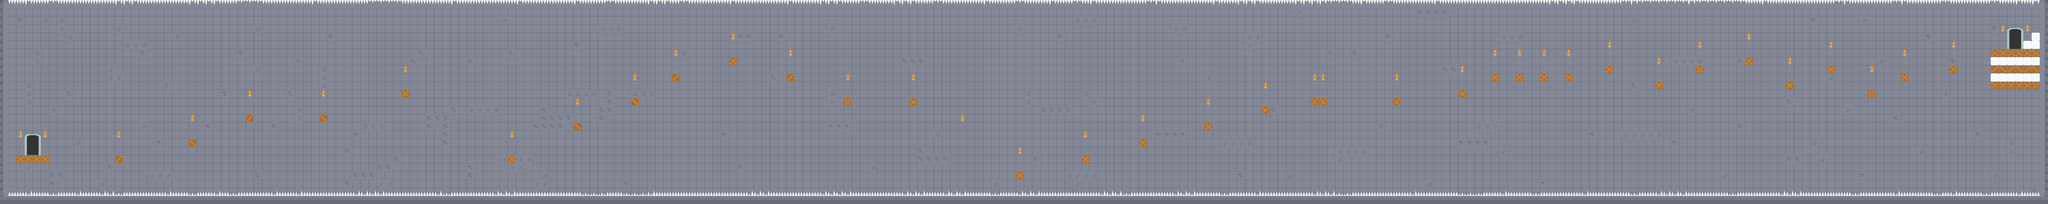

This game map was drawn from its Tiled (.tmx) file and the tilesets committed beside it. A one-line description and the trimmed map source follow:
An orthogonal 250x25 tile map with 32x32 px tiles, 5 tile layers (background, middleground1, middleground, middleground2, ...), 8 tilesets and 51 objects.

<map version="1.0" orientation="orthogonal" renderorder="left-up" width="250" height="25" tilewidth="32" tileheight="32" nextobjectid="57">
 <tileset firstgid="1" name="background" tilewidth="32" tileheight="32">
  <image source="../Platformer/Base/bg_castle.png" width="256" height="256" />
 </tileset>
 <tileset firstgid="65" name="tiles32" tilewidth="32" tileheight="32">
  <tile id="0">
   <image width="32" height="32" source="../Platformer/Base/Tiles32/darkHouse.png" />
  </tile>
  <tile id="1">
   <image width="32" height="32" source="../Platformer/Base/Tiles32/darkHouseBrick1.png" />
  </tile>
  <tile id="2">
   <image width="32" height="32" source="../Platformer/Base/Tiles32/darkHouseBrick2.png" />
  </tile>
  <tile id="3">
   <image width="32" height="32" source="../Platformer/Base/Tiles32/box.png" />
  </tile>
  <tile id="4">
   <image width="32" height="32" source="../Platformer/Base/Tiles32/box2.png" />
  </tile>
  <tile id="5">
   <image width="32" height="32" source="../Platformer/Base/Tiles32/brownbase.png" />
  </tile>
  <tile id="6">
   <image width="32" height="32" source="../Platformer/Base/Tiles32/flat spikes.png" />
  </tile>
  <tile id="7">
   <image width="32" height="32" source="../Platformer/Base/Tiles32/smallspikes.png" />
  </tile>
  <tile id="8">
   <image width="32" height="32" source="../Platformer/Base/Tiles32/unevenspikes.png" />
  </tile>
  <tile id="9">
   <image width="32" height="32" source="../Platformer/Base/Tiles32/torch.png" />
  </tile>
  <tile id="10">
   <image width="32" height="32" source="../Platformer/Base/Tiles32/saltblock.png" />
  </tile>
 </tileset>
 <tileset firstgid="76" name="botom" tilewidth="32" tileheight="32">
  <image source="../Platformer/Base/Tiles32/darkHouseTopLeft.png" width="64" height="64" />
 </tileset>
 <tileset firstgid="80" name="top" tilewidth="32" tileheight="32">
  <image source="../Platformer/Base/Tiles32/darkHouseBottomLeft.png" width="64" height="64" />
 </tileset>
 <tileset firstgid="84" name="top2" tilewidth="32" tileheight="32">
  <image source="../Platformer/Base/Tiles32/darkHouseBottomRight.png" width="64" height="64" />
 </tileset>
 <tileset firstgid="88" name="bot2" tilewidth="32" tileheight="32">
  <image source="../Platformer/Base/Tiles32/darkHouseTopRight.png" width="64" height="64" />
 </tileset>
 <tileset firstgid="92" name="door" tilewidth="32" tileheight="32">
  <image source="../Platformer/Base/Tiles32/doorbottom.png" width="64" height="64" />
 </tileset>
 <tileset firstgid="96" name="doortop" tilewidth="32" tileheight="32">
  <image source="../Platformer/Base/Tiles32/doortop.png" width="64" height="32" />
 </tileset>
 <layer name="background" width="250" height="25">
  <data>[6250 cells, 6250 non-empty, 9 distinct tile ids]</data>
 </layer>
 <layer name="middleground1" width="250" height="25">
  <data>[6250 cells, 251 non-empty, 2 distinct tile ids]</data>
 </layer>
 <layer name="middleground" width="250" height="25">
  <data>[6250 cells, 578 non-empty, 13 distinct tile ids]</data>
 </layer>
 <layer name="middleground2" width="250" height="25">
  <data>[6250 cells, 43 non-empty, 4 distinct tile ids]</data>
 </layer>
 <layer name="foreground" width="250" height="25">
  <data>[6250 cells, 0 non-empty, 0 distinct tile ids]</data>
 </layer>
 <objectgroup name="solid">
  <object id="2" x="63" y="609" width="130" height="29" />
  <object id="3" x="448" y="606" width="31" height="34" />
  <object id="4" x="735" y="544" width="33" height="32" />
  <object id="5" x="960" y="446" width="31" height="35" />
  <object id="6" x="1247" y="448" width="34" height="34" />
  <object id="7" x="1568" y="351" width="33" height="34" />
  <object id="8" x="1985" y="609" width="30" height="31" />
  <object id="9" x="2239" y="480" width="32" height="31" />
  <object id="10" x="2464" y="384" width="31" height="33" />
  <object id="11" x="2623" y="287" width="32" height="32" />
  <object id="12" x="2844" y="224" width="34" height="34" />
  <object id="13" x="3070" y="289" width="34" height="31" />
  <object id="14" x="3297" y="382" width="32" height="35" />
  <object id="15" x="3551" y="383" width="34" height="32" />
  <object id="16" x="0" y="769" width="7998" height="30" />
  <object id="17" x="7969" y="0" width="29" height="768" />
  <object id="18" x="0" y="1" width="30" height="766" />
  <object id="27" x="3967" y="673" width="33" height="32" />
  <object id="29" x="4225" y="610" width="29" height="30" />
  <object id="30" x="4447" y="546" width="31" height="32" />
  <object id="31" x="4703" y="480" width="33" height="30" />
  <object id="32" x="4927" y="417" width="32" height="31" />
  <object id="33" x="5119" y="386" width="66" height="31" />
  <object id="34" x="5441" y="384" width="32" height="30" />
  <object id="35" x="5693" y="354" width="34" height="27" />
  <object id="36" x="5820" y="289" width="37" height="31" />
  <object id="37" x="5919" y="289" width="34" height="32" />
  <object id="38" x="6014" y="286" width="33" height="36" />
  <object id="39" x="6114" y="288" width="29" height="32" />
  <object id="40" x="6273" y="256" width="30" height="32" />
  <object id="41" x="6463" y="321" width="33" height="30" />
  <object id="42" x="6623" y="254" width="33" height="36" />
  <object id="43" x="6815" y="223" width="31" height="35" />
  <object id="44" x="6974" y="318" width="33" height="35" />
  <object id="45" x="7134" y="254" width="35" height="36" />
  <object id="46" x="7296" y="352" width="31" height="30" />
  <object id="47" x="7423" y="287" width="35" height="35" />
  <object id="48" x="7618" y="255" width="31" height="33" />
  <object id="49" x="7776" y="193" width="192" height="30" />
  <object id="50" x="7775" y="257" width="193" height="30" />
  <object id="51" x="7776" y="319" width="191" height="32" />
  <object id="52" x="7961" y="746" width="6" />
 </objectgroup>
 <objectgroup name="teleport">
  <object id="1" x="91" y="510" width="69" height="74">
   <properties>
    <property name="start" value="true" />
   </properties>
  </object>
  <object id="22" x="7840" y="95" width="64" height="98">
   <properties>
    <property name="level" value="../Maps/world5.tmx" />
   </properties>
  </object>
  <object id="25" x="7874" y="637" width="93" height="111">
   <properties>
    <property name="level" value="../Maps/spikesecret1.tmx" />
   </properties>
  </object>
 </objectgroup>
 <objectgroup name="objects" />
 <objectgroup name="death">
  <object id="19" x="33" y="749" width="7937" height="32" />
  <object id="20" x="32" y="1" width="7937" height="18" />
  <object id="53" x="7782" y="225" width="184" height="28" />
  <object id="54" x="7782" y="290" width="188" height="25" />
  <object id="55" x="7908" y="162" width="59" height="28" />
  <object id="56" x="7941" y="130" width="25" height="30" />
 </objectgroup>
</map>
